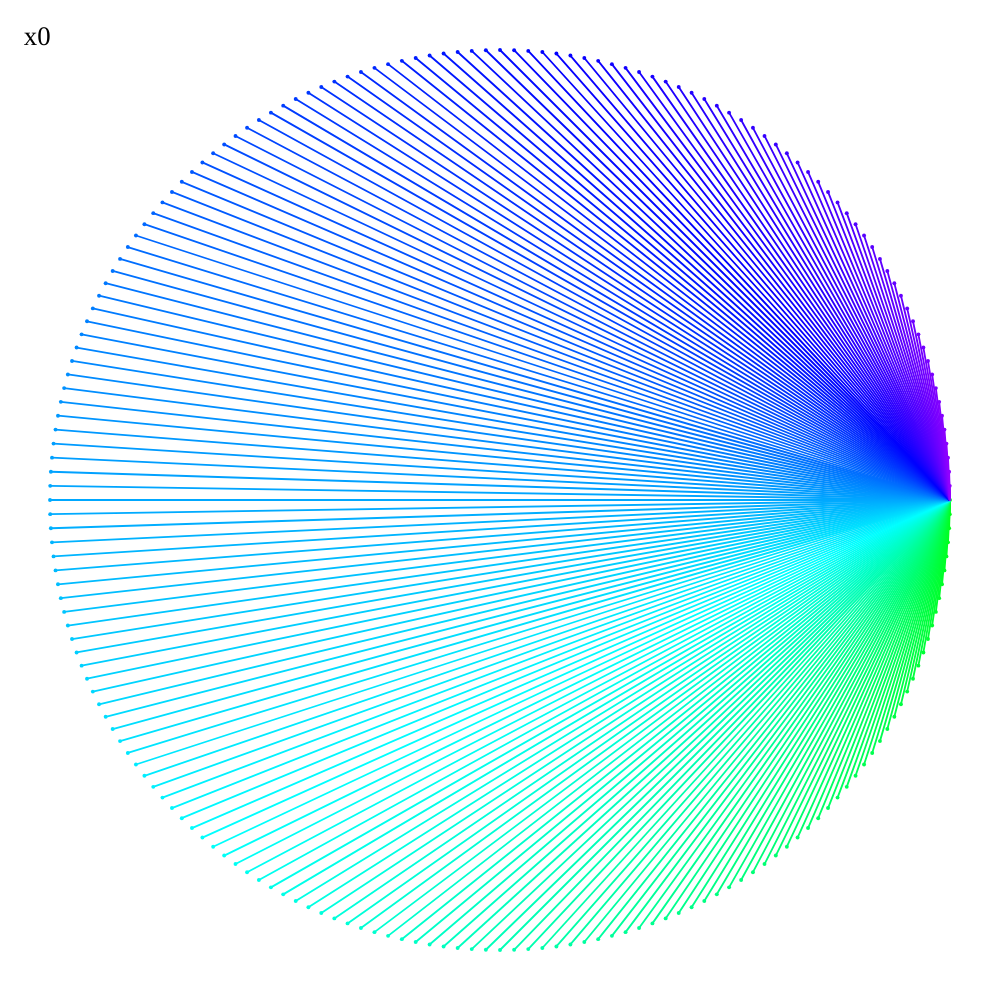
Frame 1 (no input)
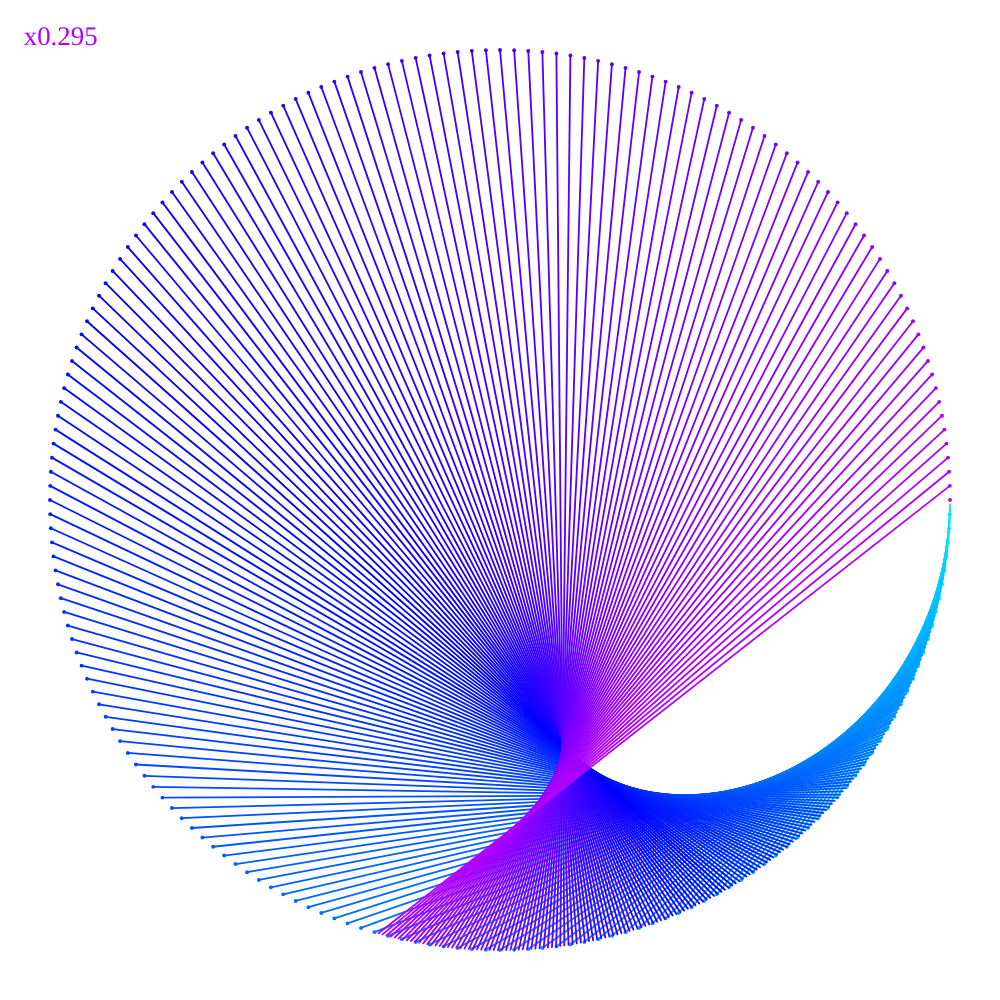
Frame 60 (no input)
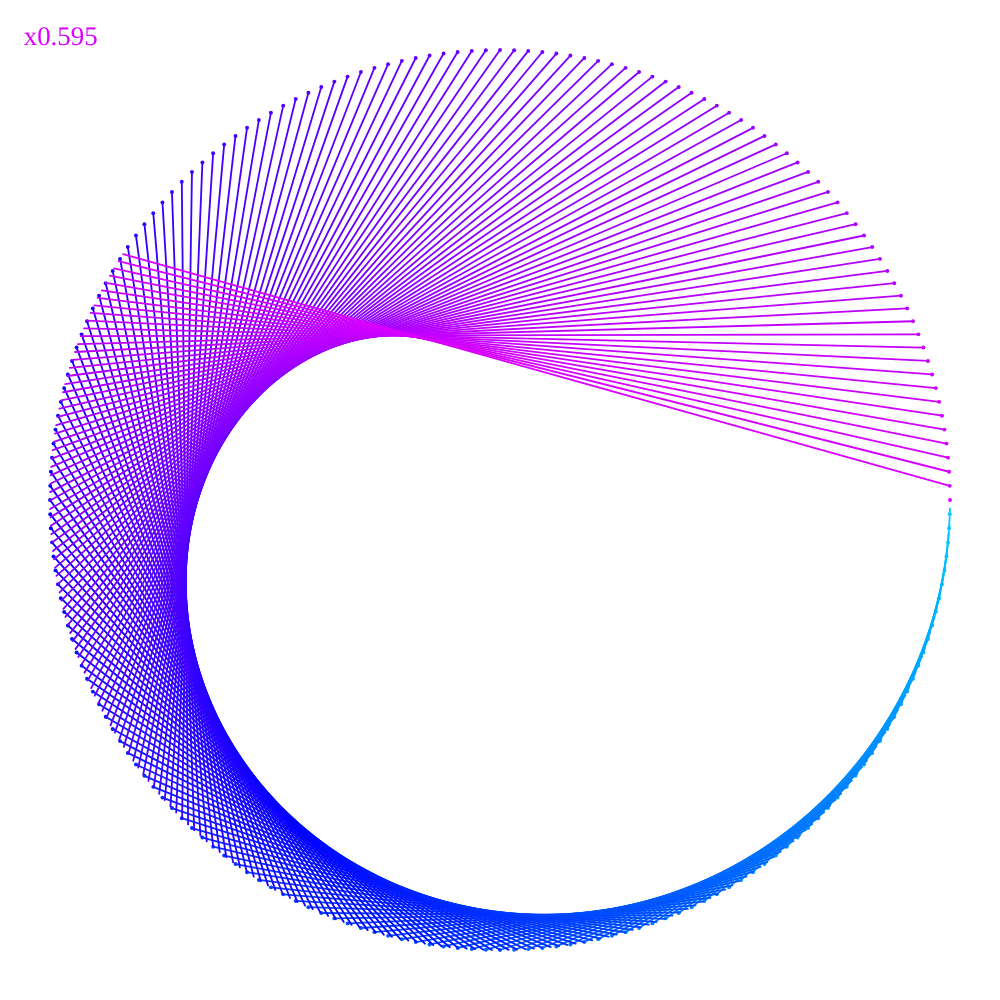
Frame 120 (the mouse pressed at the canvas centre since frame 60)

The p5.js sketch that drew these frames (run headless with seeded random() and noise() and a simulated clock; from frame 60 on, the mouse is pressed at the canvas centre):

// p5.js sketch
// ── sketch.js
const palette = {
  line: () => {
    return color(c, 100, 100)
  },
  background: () => {
    return color(0, 0, 100);
  }
}
let points = 200;
let multiplier = 0;
let x = 1;
let cs = [125, 276]
let c = cs[0];

function setup() {
  colorMode(HSB)
  createCanvas(windowHeight, windowHeight);
  textFont("Ubuntu")
}

function draw() {
  background(palette.background())
  translate(width / 2, height / 2);
  textSize(width / (410 / 11));
  text("x" + round(multiplier * 1000) / 1000, -width / 2.1, -height / 2.2);
  for (let i = 0; i < points; i++) {
    fill(palette.line());
    c = (i / points) * (cs[1] - cs[0]) + cs[0]
    let p = polarToCart([i / points * PI * 2, width * 0.45]);
    let p2 = polarToCart([i / points * PI * 2 * multiplier, width * 0.45]);
    stroke(palette.line());
    strokeWeight(width / (1640 / 3))
    line(p[0], p[1], p2[0], p2[1]);
    noStroke()
    ellipse(p[0], p[1], width / 256, height / 256);
  }
  cs[1] = sin(millis() / 1000) * 100 + 200;
  cs[0] = cs[1] - 100
  multiplier += 0.005;
  if (multiplier >= 200) {
    multiplier = 0
  }
}

function polarToCart(v) {
  return [v[1] * cos(v[0]), v[1] * sin(v[0])];
}
